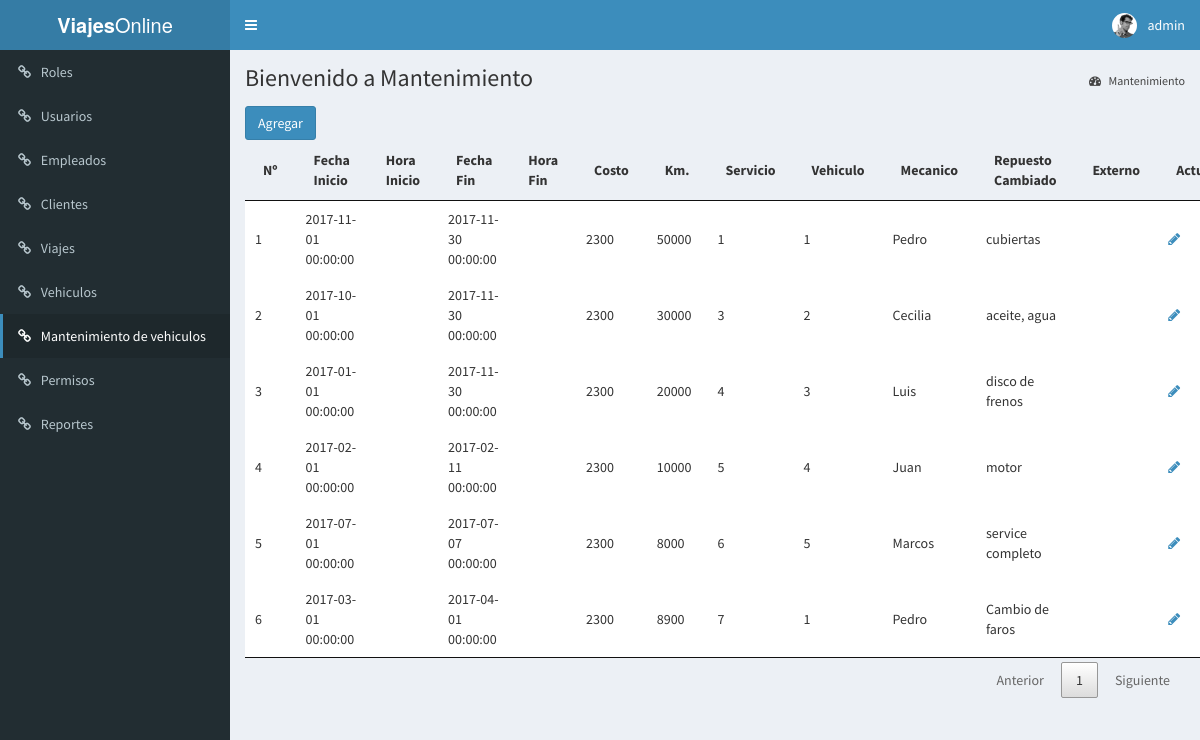
/index.php?page=mantenimiento (signed in), run on an earlier commit of the app's database.
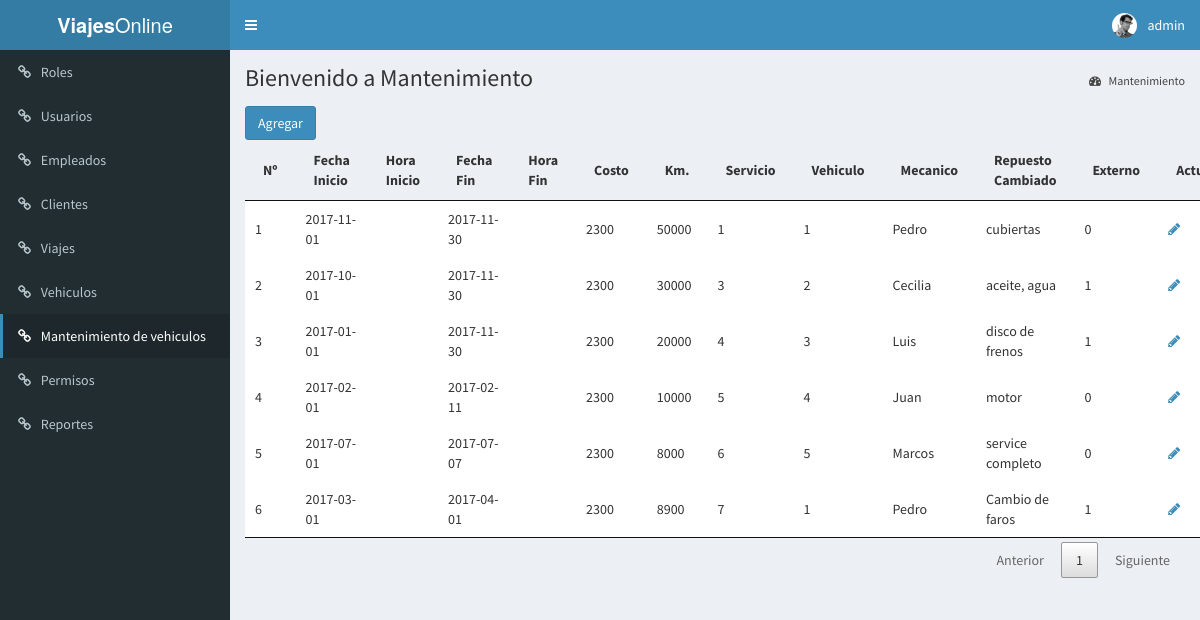
And on a later commit of the database.
### tables this page shows
CREATE TABLE Mantenimiento (
    id INT NOT NULL AUTO_INCREMENT primary key ,
    fecha_inicio date,
    hora_inicio time,
    hora_fin time,
    fecha_fin date,
    kilometros decimal,
    costo decimal ,
    id_servicio int,
    id_vehiculo int,
    mecanico VARCHAR(100),
    repuestoCambiado VARCHAR(100),
	  externo VARCHAR(10),
    foreign key(id_servicio) references Servicio(id),
    foreign key(id_vehiculo) references Vehiculo(id)
);

### middleware/requiereLogin.php (called while the page is built, shortened)
<?php
if ( !isset( $_SESSION['authenticate'] ) || $_SESSION['authenticate'] !== true ){
    header('Location: login.php');
    exit;
}else {
    $autorize = true;
}

### Helper.php (called while the page is built, shortened)
<?php
abstract class Helper
{
    static public function isPage($pageName)
    {
        if( isset($_GET['page']) && $_GET['page'] === $pageName )
            return true;
        return false;
    }
}

### models/DataBase.php (called while the page is built, shortened)
<?php
class DataBase
{
    private $_db;
    private static $instancia;
    public static function getInstance()
    {
        if (  !self::$instancia instanceof self) {
            self::$instancia = new self;
        }
        return self::$instancia;
    }
    public function query($query)
    {
        $type = explode(" ", trim($query) );
        switch ( strtolower($type[0]) ){
            case 'select':
                return $this->_select($query);
                break;
        }
    }
    private function _select($query)
    {
        $res = $this->_execQuery($query);
        $rows = [];
        while( $reg = $res->fetch_object() ) {
            $rows[] = $reg;
        }
        return $rows;
    }
    private function _execQuery($query)
    {
        $res = $this->_db->query($query);
        return $res;
    }
    private function _connect()
    {
        $this->_db = mysqli_connect( self::DB_HOST, self::DB_USER, self::DB_PASSWORD, self::DB_NAME );
    	$this->_db->set_charset('utf8');
    }
}

### models/Mantenimiento_model.php (called while the page is built, shortened)
<?php
require_once 'DataBase.php';
class Mantenimiento implements ModelInterface
{
    static public function getAll()
    {
        $db = DataBase::getInstance();
        $query = "SELECT * FROM Mantenimiento";
        return $db->query($query);
    }
}
?>

### View/Mantenimiento_view.php (the view, shortened to what this page needs)
<?php
$listMantenimiento = Mantenimiento::getAll();
?>
<div class="content-wrapper">
    <section class="content-header">
        <h1> Bienvenido a Mantenimiento </h1>
        <ol class="breadcrumb">
            <li><a href="#"><i class="fa fa-dashboard"></i> Mantenimiento</a></li>
        </ol>
    </section>
    <section class="content container-fluid">
        <button type="button" class="btn btn-primary" data-toggle="modal" data-target="#modalCreate">Agregar</button>
        <table id="tablaMantenimiento">
          <thead>
                <tr>
                  <th>Nº</th>
                  <th>Fecha Inicio</th>
                  <th>Hora Inicio</th>
                  <th>Fecha Fin</th>
                  <th>Hora Fin</th>
                  <th>Costo</th>
                  <th>Km.</th>
                  <th>Servicio</th>
                  <th>Vehiculo</th>
                  <th>Mecanico </th>
                  <th>Repuesto Cambiado</th>
                  <th>Externo</th>
                  <th>Actualizar</th>
                </tr>
            </thead>
            <tbody>
            <?php
                if ( !empty($listMantenimiento) ){
                    foreach($listMantenimiento as $mantenimiento) :  ?>
                    <tr>
                      <td><?php echo $mantenimiento->id?></td>
                      <td><?php echo $mantenimiento->fecha_inicio?></td>
                      <td><?php echo $mantenimiento->hora_inicio?></td>
                      <td><?php echo $mantenimiento->fecha_fin?></td>
                      <td><?php echo $mantenimiento->hora_fin?></td>
                      <td><?php echo $mantenimiento->costo?></td>
                      <td><?php echo $mantenimiento->kilometros?></td>
                      <td><?php echo $mantenimiento->id_servicio?></td>
                      <td><?php echo $mantenimiento->id_vehiculo?></td>
                      <td><?php echo $mantenimiento->mecanico?></td>
                      <td><?php echo $mantenimiento->repuestoCambiado?></td>
                      <td><?php echo $mantenimiento->externo?></td>
                        <td>
                            <a class="btn-modal-edit-mantenimiento" href="#"
                                data-toggle="modal"
                                data-target="#modalEdit"
                                data-id  =  "<?php echo $mantenimiento->id?>"
                                data-fechaInicio  ="<?php echo $mantenimiento->fecha_inicio?>"
                                data-horaInicio  ="<?php echo $mantenimiento->hora_inicio?>"
                                data-fechaFin ="<?php echo $mantenimiento->fecha_fin?>"
                                data-horaFin ="<?php echo $mantenimiento->hora_fin?>"
                                data-costo  ="<?php echo $mantenimiento->costo?>"
                                data-kilometros  ="<?php echo $mantenimiento->kilometros?>"
                                data-id_servicio ="<?php echo $mantenimiento->id_servicio?>"
                                data-id_vehiculo ="<?php echo $mantenimiento->id_vehiculo?>"
                                data-mecanico  ="<?php echo $mantenimiento->mecanico?>"
                                data-repuestoCambiado  ="<?php echo $mantenimiento->repuestoCambiado?>"
                                data-externo  ="<?php echo $mantenimiento->externo?>">
                                <i class="fa fa-pencil"
                                aria-hidden="true"
                                ></i></a>
                        </td>
                    </tr>
              <?php endforeach; ?>
              <?php  }  ?>
            </tbody>
        </table>
    </section>
</div>
</div>

### index.php (shortened to what this page needs)
<?php
require_once "Helper.php";
require_once 'middleware/requiereLogin.php';
if(isset($_GET['page']) && !empty($_GET['page']))
{
    require_once "templates/head.php";
    require_once "templates/header.php";
    require_once "templates/menu.php";
    switch ($_GET['page']) {
        case 'mantenimiento':
            require_once "models/Mantenimiento_model.php";
            require_once 'View/Mantenimiento_view.php';
            break;
    }
}
require_once "templates/footer.php";

### templates/head.php (shortened to what this page needs)
<!DOCTYPE html>
<html>
<head>
  <link rel="stylesheet" href="public/css/bootstrap.min.css">
  <link rel="stylesheet" href="public/font-awesome/css/font-awesome.min.css">
  <link rel="stylesheet" href="public/css/AdminLTE.min.css">
  <link rel="stylesheet" href="public/css/skin-blue.min.css">
  <link rel="stylesheet" href="public/css/jquery.dataTables.min.css">
</head>
<body class="hold-transition <?php echo (isset($autorize) && $autorize === true) ? 'skin-blue' : ''; ?> login-page">
    <div class="wrapper">

### templates/header.php (shortened to what this page needs)
<header class="main-header">
  <a href="#" class="logo">
    <span class="logo-lg"><b>Viajes</b>Online</span>
  </a>
  <nav class="navbar navbar-static-top" role="navigation">
    <a href="#" class="sidebar-toggle" data-toggle="push-menu" role="button">
    </a>
    <div class="navbar-custom-menu">
      <ul class="nav navbar-nav">
        <li class="dropdown user user-menu">
          <a href="#" class="dropdown-toggle" data-toggle="dropdown">
            <img src="public/img/user2-160x160.jpg" class="user-image" alt="User Image">
            <span class="hidden-xs"><?php echo $_SESSION['usuario']; ?></span>
          </a>
        </li>
      </ul>
    </div>
  </nav>
</header>

### templates/menu.php
<aside class="main-sidebar">
  <section class="sidebar">
    <ul class="sidebar-menu" data-widget="tree">
      <li <?php echo ( Helper::isPage('roles') ) ? 'class="active"' : '' ?> ><a href="index.php?page=roles"><i class="fa fa-link"></i> <span>Roles</span></a></li>
      <li <?php echo ( Helper::isPage('usuario') ) ? 'class="active"' : '' ?>><a href="index.php?page=usuario"><i class="fa fa-link"></i> <span>Usuarios</span></a></li>
      <li><a href="index.php?page=empleado"><i class="fa fa-link"></i> <span>Empleados</span></a></li>
      <li <?php echo ( Helper::isPage('clientes') ) ? 'class="active"' : '' ?>><a href="index.php?page=clientes"><i class="fa fa-link"></i> <span>Clientes</span></a></li>
      <li <?php echo ( Helper::isPage('viajes') ) ? 'class="active"' : '' ?>><a href="index.php?page=viajes"><i class="fa fa-link"></i> <span>Viajes</span></a></li>
      <li <?php echo ( Helper::isPage('vehiculos') ) ? 'class="active"' : '' ?>><a href="index.php?page=vehiculos"><i class="fa fa-link"></i> <span>Vehiculos</span></a></li>
      <li <?php echo ( Helper::isPage('mantenimiento') ) ? 'class="active"' : '' ?>><a href="index.php?page=mantenimiento"><i class="fa fa-link"></i> <span>Mantenimiento de vehiculos</span></a></li>
      <li <?php echo ( Helper::isPage('permisos') ) ? 'class="active"' : '' ?>><a href="index.php?page=permisos"><i class="fa fa-link"></i> <span>Permisos</span></a></li>
      <li <?php echo ( Helper::isPage('reportes') ) ? 'class="active"' : '' ?>><a href="index.php?page=reportes"><i class="fa fa-link"></i> <span>Reportes</span></a></li>
    </ul>
  </section>
</aside>

### templates/footer.php (shortened to what this page needs)
</body>
</html>

What changed in the data, as far as the page shows it:
changed mantenimiento "cubiertas": fecha_inicio "2017-11-01 00:00:00" → "2017-11-01"; fecha_fin "2017-11-30 00:00:00" → "2017-11-30"; externo (not shown) → "0"
changed mantenimiento "Cecilia": fecha_inicio "2017-10-01 00:00:00" → "2017-10-01"; fecha_fin "2017-11-30 00:00:00" → "2017-11-30"; externo (not shown) → "1"
changed mantenimiento "Luis": fecha_inicio "2017-01-01 00:00:00" → "2017-01-01"; fecha_fin "2017-11-30 00:00:00" → "2017-11-30"; externo (not shown) → "1"
changed mantenimiento "Juan": fecha_inicio "2017-02-01 00:00:00" → "2017-02-01"; fecha_fin "2017-02-11 00:00:00" → "2017-02-11"; externo (not shown) → "0"
changed mantenimiento "Marcos": fecha_inicio "2017-07-01 00:00:00" → "2017-07-01"; fecha_fin "2017-07-07 00:00:00" → "2017-07-07"; externo (not shown) → "0"
changed mantenimiento "Cambio de faros": fecha_inicio "2017-03-01 00:00:00" → "2017-03-01"; fecha_fin "2017-04-01 00:00:00" → "2017-04-01"; externo (not shown) → "1"
